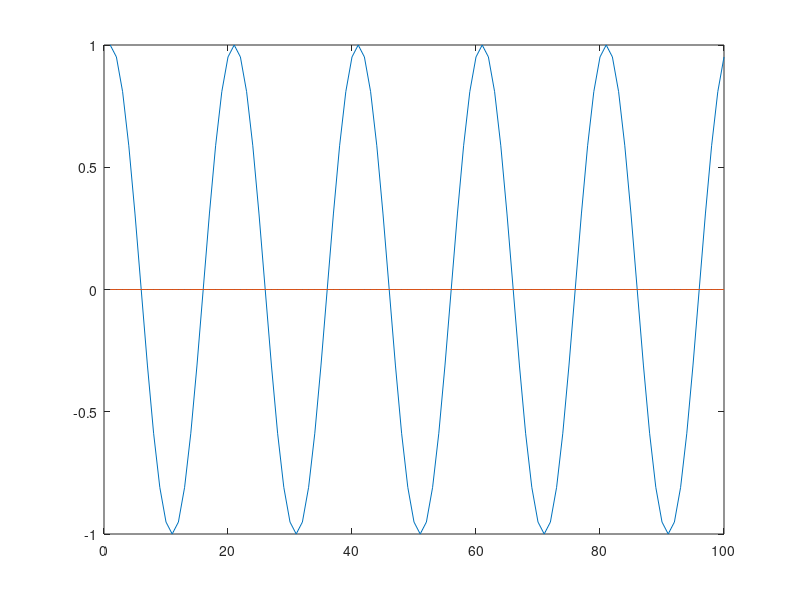
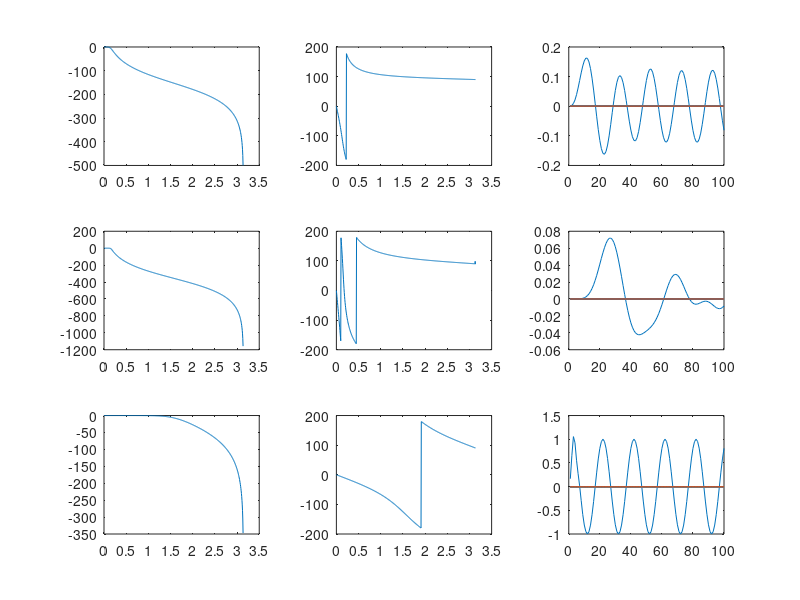

MATLAB code for these plots, in order:
%1(a)
fs = 20;
Ts = 1/fs;
x = zeros(100);
for i=1:100
    x(i) = cos(2*pi*(i-1)*Ts);
end
n = 1:100;
figure;
plot(n,x);

%1(b)
[b1,a1] = butter(3,0.05,'low');
[H1,w1] = freqz(b1,a1);
%disp([b1,a1]);
figure;
subplot(3,3,1);
plot(w1,20*log(abs(H1)));
subplot(3,3,2);
plot(w1,180/pi*angle(H1));
y1 = filter(b1,a1,x);
subplot(3,3,3);
plot(n,y1);

%1(c)
[b2,a2] = butter(7,0.05,'low');
[H2,w2] = freqz(b2,a2);
%[b2_p,a2_p] = sprintf('%E',[b2,a2]);
%disp(b2_p);
%disp(a2)
subplot(3,3,4);
plot(w2,20*log(abs(H2)));
subplot(3,3,5);
plot(w2,180/pi*angle(H2));
y2 = filter(b2,a2,x);
subplot(3,3,6);
plot(n,y2);

%1(d)
[b3,a3] = butter(3,0.5,'low');
[H3,w3] = freqz(b3,a3);
%b3_p = sprintf('%E',b3);
%a3_p = sprintf('%E',a3);
%disp(b3);
%disp(a3_p);
subplot(3,3,7);
plot(w3,20*log(abs(H3)));
subplot(3,3,8);
plot(w3,180/pi*angle(H3));
y3 = filter(b3,a3,x);
subplot(3,3,9);
plot(n,y3);





